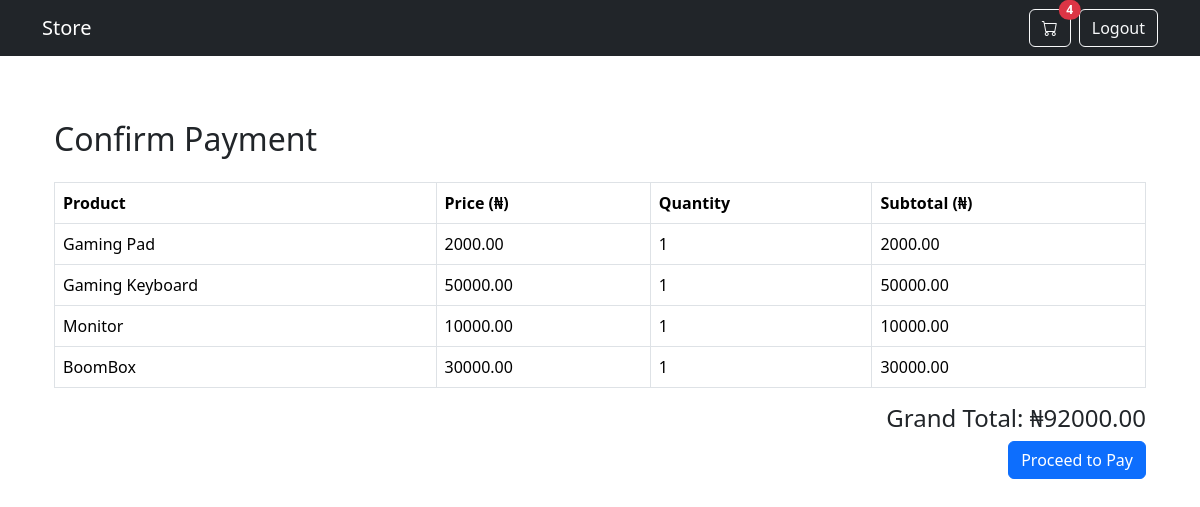
/api/payments/process/ (signed in), run on an earlier commit of the app's database.
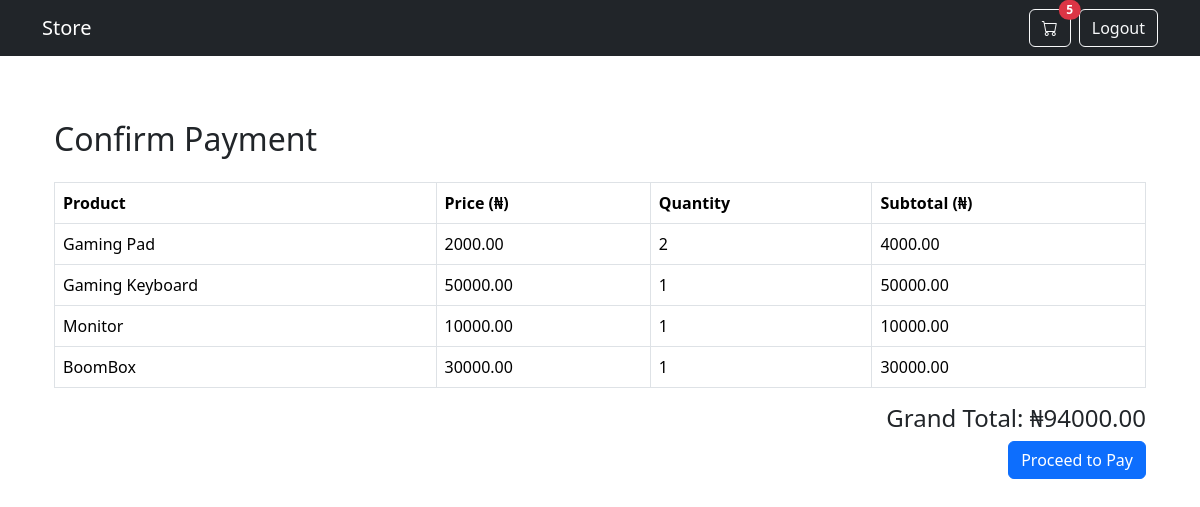
And on a later commit of the database.
### cart/models.py (models this page shows)
class CartItem(models.Model):
    cart = models.ForeignKey(Cart, on_delete=models.CASCADE, related_name='items')
    product = models.ForeignKey(Product, on_delete=models.CASCADE)
    quantity = models.IntegerField(default=1)
    def subtotal(self):
        return self.product.price * self.quantity

### products/models.py (models this page shows, shortened)
class Product(models.Model):
    name = models.CharField(max_length=255)
    price = models.DecimalField(max_digits=10, decimal_places=2)
    description = models.TextField()
    image = models.ImageField(upload_to='products/')

### payments/views.py (the view, shortened to what this page needs)
# urls.py: path('process/', payment_process, name='payment_process'),
@login_required
def payment_process(request):
    cart = getattr(request.user, 'cart', None)
    if not cart or not cart.items.exists():
        return render(request, 'payments/payment_process.html', {
            'error': "Your cart is empty."
        })
    total_amount = int(cart.total_price() * 100)  # Paystack wants amount in kobo
    return render(request, 'payments/payment_process.html', {
        'cart': cart,
        'items': cart.items.all(),
        'total_amount': cart.total_price(),  # in naira for display
    })

### cart/context_processors.py (called while the page is built)
def cart_item_count(request):
    if request.user.is_authenticated:
        cart, created = Cart.objects.get_or_create(user=request.user)
        return {'cart_item_count': sum(item.quantity for item in cart.items.all())}
    return {'cart_item_count': 0}

### cart/models.py (called while the page is built)
    def total_price(self):
        return sum(item.subtotal() for item in self.items.all())

### payments/templates/payments/payment_process.html (shortened to what this page needs)
{% extends 'base.html' %}
{% block content %}
<div class="container mt-5">
  <h2 class="mb-4">Confirm Payment</h2>
  {% if items %}
    <table class="table table-bordered">
      <thead>
        <tr>
          <th>Product</th>
          <th>Price (₦)</th>
          <th>Quantity</th>
          <th>Subtotal (₦)</th>
        </tr>
      </thead>
      <tbody>
        {% for item in items %}
          <tr>
            <td>{{ item.product.name }}</td>
            <td>{{ item.product.price }}</td>
            <td>{{ item.quantity }}</td>
            <td>{{ item.subtotal }}</td>
          </tr>
        {% endfor %}
      </tbody>
    </table>
    <div class="text-end mt-3">
      <h4>Grand Total: ₦{{ total_amount }}</h4>
      <form method="post">
        <button type="submit" class="btn btn-primary">Proceed to Pay</button>
      </form>
    </div>
  {% else %}
    <p>Your cart is empty.</p>
  {% endif %}
</div>
{% endblock %}

What changed in the data, as far as the page shows it:
changed CartItem "Gaming Pad": quantity "1" → "2"; subtotal "2000.00" → "4000.00"
Also different on the page:
{{ cart_item_count|default:0 }}: "4" → "5"
{{ total_amount }}: "92000.00" → "94000.00"
